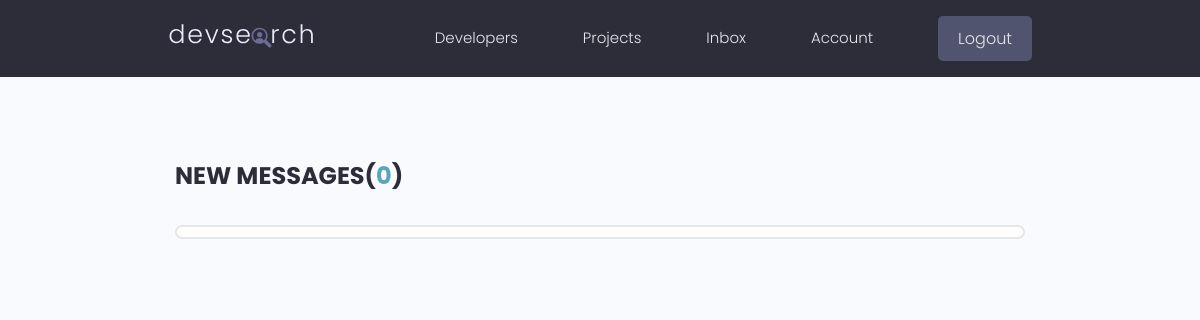
/inbox/ (signed in), run on an earlier commit of the app's database.
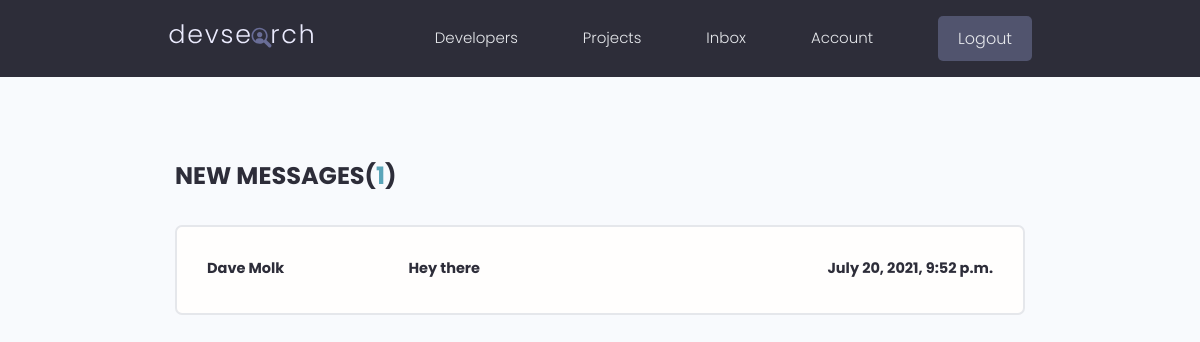
And on a later commit of the database.
### user/models.py (models this page shows, shortened)
class Message(models.Model):
    sender = models.ForeignKey(Profile, on_delete=models.SET_NULL, null=True, blank=True)
    recipient = models.ForeignKey(Profile, on_delete=models.SET_NULL, null=True, blank=True, related_name="messages")
    name = models.CharField(max_length=200, blank=True, null=True)
    email = models.EmailField(max_length=200, blank=True, null=True)
    subject = models.CharField(max_length=200, blank=True, null=True)
    body = models.TextField()
    is_read = models.BooleanField(default = False, null=True)
    created = models.DateTimeField(auto_now_add=True)
    id = models.UUIDField(default=uuid.uuid4, unique=True, primary_key=True, editable=False)
    class Meta:
        ordering = ['is_read', '-created']

### user/views.py (the view)
# urls.py: path('inbox/', views.inbox, name='inbox'),
@login_required(login_url="login")
def inbox(request):
    profile = request.user.profile
    messageRequests = profile.messages.all()
    unreadCount = messageRequests.filter(is_read=False).count()
    context = {'messageRequests': messageRequests, 'unreadCount': unreadCount,}
    return render(request, 'user/inbox.html', context)

### user/templates/user/inbox.html
{% extends 'main.html' %}
{% block content %}
  <main class="inbox my-xl">
    <div class="content-box">
      <h3 class="inbox__title">New Messages(<span>{{unreadCount}}</span>)</h3>
      <ul class="messages">
        {% for message in messageRequests %}
        {% if message.is_read == False %}
        <li class="message message--unread">
          {% else %}
          <li class="message">
        {% endif %}
          <a href="{% url 'message' message.id %}">
            <span class="message__author">{{message.name}}</span>
            <span class="message__subject">{{message.subject}}</span>
            <span class="message__date">{{message.created}}</span>
          </a>
        </li>
        {% endfor %}
      </ul>
    </div>
  </main>
{% endblock %}

What changed in the data, as far as the page shows it:
added Message: name "Dave Molk", subject "Hey there", created "July 20, 2021, 9:52 p.m."
Also different on the page:
{{ unreadCount }}: "0" → "1"
